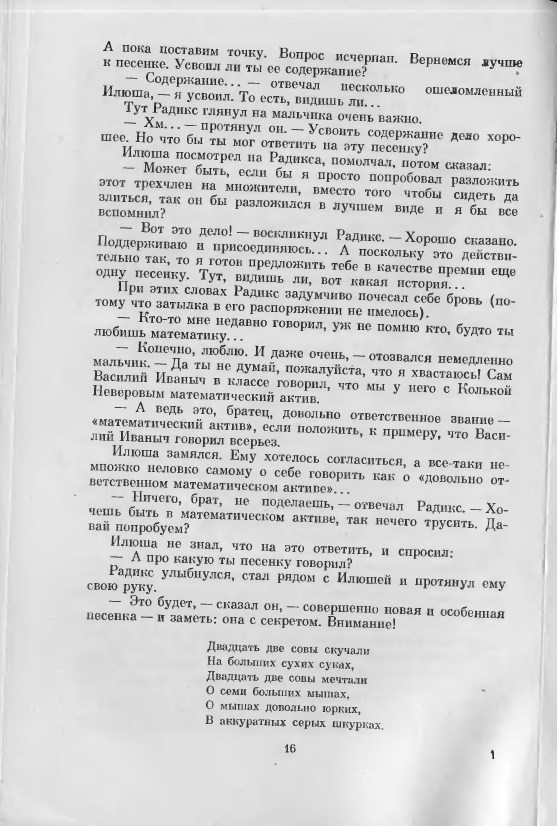
#> input picture images/dvurog_p017.png, 1671 x 2477 px (shown at 1/3 size)
$ jupyter execute --allow-errors skew_detection_visualization.ipynb
#> lines starting #> are read from the running program, lines starting #| are printed output that depends on the picture
#> further down, img is the input picture: shape (2477, 1671, 3); min 0, max 255, mean 209.3
#| Image size: 1671x2477
### src/ocr_reflow/skew_detection.py
"""
Skew Detection and Correction Module

Implementation of MCCSD (Modified Cross-Correlation Skew Detection) algorithm
based on the paper: "A Robust Skew Detection Algorithm for Grayscale Document Image"
by Ming Chen and Xiaoqing Ding, Tsinghua University.

The algorithm uses horizontal and vertical cross-correlation to detect skew in
document images, handles both horizontal and vertical text layouts, and uses
randomly selected regions for efficiency.
"""

import logging
import numpy as np
import cv2
from typing import Tuple, Optional
import random

logger = logging.getLogger(__name__)


def calculate_vertical_cross_correlation(image: np.ndarray, d: int, s_range: int) -> np.ndarray:
    """
    Calculate vertical cross-correlation (VCC) for the entire image.

    VCC measures correlation between vertical lines separated by distance d,
    shifted by various s values.

    Args:
        image: Grayscale image (H x W)
        d: Distance between two vertical lines
        s_range: Range of shift values to test [-s_range, +s_range]

    Returns:
        R(s): Cross-correlation values for each shift s
    """
    height, width = image.shape
    R = np.zeros(2 * s_range + 1, dtype=np.float64)

    # For each shift value s
    for s_idx, s in enumerate(range(-s_range, s_range + 1)):
        correlation = 0.0
        count = 0

        # Sum over all pairs of vertical lines with distance d
        for x0 in range(width - d):
            # Calculate valid y range considering shift s
            if s >= 0:
                y_start = 0
                y_end = height - s
            else:
                y_start = -s
                y_end = height

            if y_end > y_start:
                # Calculate correlation between line at x0 and line at x0+d with shift s
                line1 = image[y_start:y_end, x0].astype(np.float64)
                line2 = image[y_start + s:y_end + s, x0 + d].astype(np.float64)

                # Normalize: subtract mean and divide by std to make correlation scale-independent
                mean1, std1 = line1.mean(), line1.std()
                mean2, std2 = line2.mean(), line2.std()

                if std1 > 1e-10 and std2 > 1e-10:  # Avoid division by zero
                    line1_norm = (line1 - mean1) / std1
                    line2_norm = (line2 - mean2) / std2
                    correlation += np.sum(line1_norm * line2_norm)
                    count += 1

        R[s_idx] = correlation / max(count, 1)

    return R


def calculate_horizontal_cross_correlation(image: np.ndarray, d: int, s_range: int) -> np.ndarray:
    """
    Calculate horizontal cross-correlation (HCC) for the entire image.

    HCC measures correlation between horizontal lines separated by distance d,
    shifted by various s values.

    Args:
        image: Grayscale image (H x W)
        d: Distance between two horizontal lines
        s_range: Range of shift values to test [-s_range, +s_range]

    Returns:
        R(s): Cross-correlation values for each shift s
    """
    height, width = image.shape
    R = np.zeros(2 * s_range + 1, dtype=np.float64)

    # For each shift value s
    for s_idx, s in enumerate(range(-s_range, s_range + 1)):
        correlation = 0.0
        count = 0

        # Sum over all pairs of horizontal lines with distance d
        for y0 in range(height - d):
            # Calculate valid x range considering shift s
            if s >= 0:
                x_start = 0
                x_end = width - s
            else:
                x_start = -s
                x_end = width

            if x_end > x_start:
                # Calculate correlation between line at y0 and line at y0+d with shift s
                line1 = image[y0, x_start:x_end].astype(np.float64)
                line2 = image[y0 + d, x_start + s:x_end + s].astype(np.float64)

                # Normalize: subtract mean and divide by std to make correlation scale-independent
                mean1, std1 = line1.mean(), line1.std()
                mean2, std2 = line2.mean(), line2.std()

                if std1 > 1e-10 and std2 > 1e-10:  # Avoid division by zero
                    line1_norm = (line1 - mean1) / std1
                    line2_norm = (line2 - mean2) / std2
                    correlation += np.sum(line1_norm * line2_norm)
                    count += 1

        R[s_idx] = correlation / max(count, 1)

    return R


def calculate_total_variation(R: np.ndarray) -> float:
    """
    Calculate total variation of cross-correlation function.

    Total variation is the sum of absolute differences between consecutive values.
    This helps determine whether the correlation function has distinct peaks.

    Args:
        R: Cross-correlation values

    Returns:
        Total variation ΔR(±S)
    """
    return np.sum(np.abs(np.diff(R)))


def find_peaks(R: np.ndarray, s_range: int, min_prominence: float = 0.1) -> list:
    """
    Find peaks in cross-correlation function.

    Args:
        R: Cross-correlation values
        s_range: Range of shift values
        min_prominence: Minimum prominence for peak detection (relative to max value)

    Returns:
        List of (s_value, peak_value) tuples
    """
    peaks = []

    # Find local maxima - any point higher than its neighbors
    for i in range(1, len(R) - 1):
        if R[i] > R[i-1] and R[i] > R[i+1]:
            s_value = i - s_range  # Convert index to actual s value
            peaks.append((s_value, R[i]))

    # If no peaks found, the function is too flat - find the global maximum
    if not peaks:
        max_idx = np.argmax(R)
        s_value = max_idx - s_range
        peaks.append((s_value, R[max_idx]))

    # Sort by peak value (descending)
    peaks.sort(key=lambda x: x[1], reverse=True)

    return peaks


def detect_skew_in_region(region: np.ndarray, d: int, s_range: int, d_prime: int = None) -> Optional[float]:
    """
    Detect skew angle in a single region.

    Args:
        region: Image region (grayscale)
        d: Distance between lines for first correlation
        s_range: Range of shift values
        d_prime: Distance for auxiliary peak resolution (optional)

    Returns:
        Detected skew angle in degrees, or None if region is unsuitable
    """
    # Calculate both HCC and VCC
    R_V = calculate_vertical_cross_correlation(region, d, s_range)
    R_H = calculate_horizontal_cross_correlation(region, d, s_range)

    # Calculate total variations
    delta_V = calculate_total_variation(R_V)
    delta_H = calculate_total_variation(R_H)

    # Check if region has distinct peaks (suitable for skew detection)
    # Since we're using normalized correlation, the variation scale is different
    # A minimum variation of 10 is reasonable for normalized values
    min_variation_threshold = 10.0

    if delta_V < min_variation_threshold and delta_H < min_variation_threshold:
        logger.debug(f"Region unsuitable: delta_V={delta_V:.2f}, delta_H={delta_H:.2f}")
        return None

    # Choose the correlation function with larger variation
    if delta_V > delta_H:
        # Horizontal text layout (use VCC)
        R_selected = R_V
        is_horizontal = True
    else:
        # Vertical text layout (use HCC)
        R_selected = R_H
        is_horizontal = False

    # Find peaks in selected correlation function
    peaks = find_peaks(R_selected, s_range)

    if not peaks:
        logger.debug("No peaks found in correlation function")
        return None

    # Get the primary peak
    s_p, _ = peaks[0]

    # Calculate skew angle
    if s_p == 0:
        angle = 0.0
    else:
        angle = np.arctan(s_p / d) * 180.0 / np.pi

    # If there are multiple peaks (auxiliary peaks), resolve using different d
    if len(peaks) > 1 and d_prime is not None and d_prime != d:
        # Recalculate with different d
        if is_horizontal:
            R_prime = calculate_vertical_cross_correlation(region, d_prime, s_range)
        else:
            R_prime = calculate_horizontal_cross_correlation(region, d_prime, s_range)

        peaks_prime = find_peaks(R_prime, s_range)

        if peaks_prime:
            # Find matching angle
            s_p_prime, _ = peaks_prime[0]
            angle_prime = np.arctan(s_p_prime / d_prime) * 180.0 / np.pi

            # If angles are close, use the average
            if abs(angle - angle_prime) < 1.0:
                angle = (angle + angle_prime) / 2.0

    logger.debug(f"Region angle: {angle:.2f}° (horizontal layout: {is_horizontal})")
    return angle


# [154 lines left out: function detect_skew_in_text_regions, not called in this run]


def detect_skew(image: np.ndarray,
                d: int = 75,
                s_range: int = 25,
                d_prime: int = 50,
                region_size: int = 150,
                num_regions: int = 9,
                max_attempts: int = 50) -> float:
    """
    Detect skew angle in document image using MCCSD algorithm.

    Args:
        image: Input image (grayscale or color, will be converted to grayscale)
        d: Distance between lines for correlation (default: 75)
        s_range: Range of shift values (default: 25, gives ±18.43° range)
        d_prime: Alternative distance for auxiliary peak resolution (default: 50)
        region_size: Size of randomly selected regions (default: 150x150)
        num_regions: Number of regions to analyze (default: 9)
        max_attempts: Maximum attempts to find suitable regions (default: 50)

    Returns:
        Detected skew angle in degrees
    """
#> called with d = 75, s_range = 25, d_prime = 50, region_size = 150, num_regions = 9, max_attempts = 50
    # Convert to grayscale if needed
    if len(image.shape) == 3:
        gray = cv2.cvtColor(image, cv2.COLOR_BGR2GRAY)
    else:
        gray = image.copy()

    height, width = gray.shape

    # Check if image is large enough
    if height < region_size or width < region_size:
        logger.warning(f"Image too small for region-based detection, using entire image")
        angle = detect_skew_in_region(gray, d, s_range, d_prime)
        return angle if angle is not None else 0.0

    # Collect angles from multiple regions
    detected_angles = []
    attempts = 0

    while len(detected_angles) < num_regions and attempts < max_attempts:
        attempts += 1

        # Randomly select a region
        x = random.randint(0, width - region_size)
        y = random.randint(0, height - region_size)
        region = gray[y:y+region_size, x:x+region_size]

        # Detect skew in this region
        angle = detect_skew_in_region(region, d, s_range, d_prime)

        if angle is not None:
            detected_angles.append(angle)
            logger.debug(f"Region {len(detected_angles)}/{num_regions}: angle = {angle:.2f}°")
#> this loop made 9 passes
#> (delta_V in detect_skew_in_region, delta_H in detect_skew_in_region, s_p in detect_skew_in_region, angle, peaks_prime in detect_skew_in_region, s_p_prime in detect_skew_in_region, angle_prime in detect_skew_in_region) on passes 1, 5, 8: (80.8, 47.92, 3, 2.29, [(1, 24.01), (8, 17.18), (-5, 16.99), (-19, -7.98)], 1, 1.15), (113.4, 32.05, 3, 2.29, [(0, 27.34), (-4, 25.01), (10, 11.2), (24, -14.98)], 0, 0), (108.4, 75.89, 2, 1.91, [(2, 25.5), (-4, 19.04), (-23, -1.18), (19, -2.38)], 2, 2.29)
#> pass 1, in detect_skew, `region = gray[y:y+region_size, x:x+region_size]`:
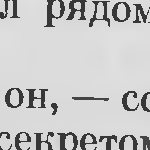
#> region: shape (150, 150); min 55, max 224, mean 198.1
#> pass 3, in detect_skew, `region = gray[y:y+region_size, x:x+region_size]`:
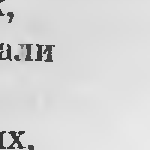
#> region: shape (150, 150); min 55, max 234, mean 216.6
#> after the loop:
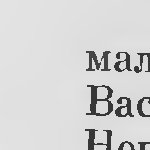
#> region: shape (150, 150); min 55, max 227, mean 211.1
#> after the loop, attempts = 9; detected_angles = [2.29, 0, -12.04, 2.29, 2.29, 2.29, 2.29, 1.91, 2.29]

    if not detected_angles:
        logger.info("No valid regions found, trying full image detection")
        full_image_angle = detect_skew_in_region(gray, d, s_range, d_prime)
        if full_image_angle is not None:
            logger.info(f"Detected skew angle (full image): {full_image_angle:.2f}°")
            logger.info("Detected skew angle: %.2f° (from full image)", full_image_angle)
            return full_image_angle
        else:
            logger.warning("No suitable regions found for skew detection")
            return 0.0

    # If we have very few valid regions, also try full image and compare
    if len(detected_angles) < max(3, num_regions // 2):
        logger.info(f"Only {len(detected_angles)} valid regions, also checking full image")
        full_image_angle = detect_skew_in_region(gray, d, s_range, d_prime)
        if full_image_angle is not None:
            # Add full image result to the mix
            detected_angles.append(full_image_angle)
            detected_angles.append(full_image_angle)  # Weight it more
            logger.info(f"Full image detection: {full_image_angle:.2f}°")

    # Vote: use median of detected angles
    final_angle = np.median(detected_angles)
#> final_angle = 2.29

    logger.info(f"Detected skew angle: {final_angle:.2f}° (from {len(detected_angles)} measurements)")
    logger.info("Detected skew angle: %.2f° (from %d measurements)", final_angle, len(detected_angles))

    return final_angle


# [142 lines left out: functions rotate_image, detect_skew_hough, detect_and_correct_skew, not called in this run]

### src/ocr_reflow/layout.py
"""Document layout analysis using YOLO-based detection.

Runs doclayout-yolo and YOLOv26-nano in ensemble: doclayout-yolo does
the primary detection (two-pass at conf 0.51/0.25), then YOLOv26-nano
adds regions that doclayout-yolo missed, deduplicated via IoU.
Returns list of (Polygon, label_str) pairs in reading order."""

import logging
import time
from shapely.geometry import box
from shapely.ops import unary_union
import networkx as nx
from collections import defaultdict
from pathlib import Path
import cv2

logger = logging.getLogger(__name__)

# ============================================================================
# PERFORMANCE OPTIMIZATION: Model Caching
# YOLO model loading is expensive. Cache it as a module-level singleton.
# ============================================================================
_CACHED_YOLO_MODEL = None
_CACHED_YOLO_DEVICE = None
_CACHED_YOLO26_MODEL = None

# YOLOv26 model path on HuggingFace
_YOLO26_REPO = "Armaggheddon/yolo26-document-layout"
_YOLO26_FILENAME = "yolo26n_doc_layout.pt"  # nano by default, small/medium also available

# Mapping from YOLOv26 class names to doclayout-yolo class names
_YOLO26_TO_DOCLAYOUT = {
    "Text": "plain text",
    "Title": "title",
    "Section-header": "title",
    "Picture": "figure",
    "Formula": "isolate_formula",
    "Table": "table",
    "Caption": "figure_caption",
    "List-item": "plain text",
    "Page-header": "abandon",
    "Page-footer": "abandon",
    "Footnote": "abandon",
}

# Import device_utils with conditional logic for script/module execution
try:
    from device_utils import get_device_for_yolo
except ImportError:
    try:
        from .device_utils import get_device_for_yolo
    except ImportError:
        # Fallback if device_utils not available
        def get_device_for_yolo(model):
            return "cpu"
        logger.warning("device_utils not available in layout.py, defaulting to CPU")

# Try to import doclayout_yolo - it's optional
try:
    from doclayout_yolo import YOLOv10
    DOCLAYOUT_AVAILABLE = True
except ImportError:
    YOLOv10 = None
    DOCLAYOUT_AVAILABLE = False
    logger.warning("doclayout_yolo is not installed. Layout analysis will not be available. Install it with: pip install doclayout-yolo")

# Try to import ultralytics (YOLOv26) - optional
try:
    from ultralytics import YOLO as YOLO_ULTRALYTICS
    ULTRALYTICS_AVAILABLE = True
except ImportError:
    YOLO_ULTRALYTICS = None
    ULTRALYTICS_AVAILABLE = False

# Get the path to the model file in the project
MODEL_PATH = Path(__file__).parent.parent.parent / "models" / "doclayout_yolo_docstructbench_imgsz1024.pt"


def get_yolo_model():
    """
    Get or create the cached YOLO model.

    PERFORMANCE OPTIMIZATION: Models take seconds to load from disk.
    Cache the model as a module-level singleton so it's only loaded once
    per Python session.

    Returns:
        YOLOv10: The cached YOLO model, or None if unavailable
    """
    global _CACHED_YOLO_MODEL, _CACHED_YOLO_DEVICE

    if _CACHED_YOLO_MODEL is not None:
        logger.debug(f"Using cached YOLO model on device: {_CACHED_YOLO_DEVICE}")
        return _CACHED_YOLO_MODEL

    if not DOCLAYOUT_AVAILABLE:
        logger.error("doclayout_yolo is not available")
        return None

    if not MODEL_PATH.exists():
        logger.error(f"Model file not found at {MODEL_PATH}")
        return None

    try:
        logger.info("Loading YOLO model (first time - will be cached)...")
        model = YOLOv10(str(MODEL_PATH))
        device = get_device_for_yolo(model)
        logger.debug(f"Device for YOLOv10 determined: {device}")
        model = model.to(device)
        logger.info(f"YOLO model loaded on device: {device}")

        # Cache for future use
        _CACHED_YOLO_MODEL = model
        _CACHED_YOLO_DEVICE = device

        return model
    except Exception as e:
        logger.error(f"Failed to load YOLOv10 model from {MODEL_PATH}: {e}")
        return None


# [399 lines left out: functions get_yolo26_model, find_grouped_bounding_boxes, _layout_from_det_res, not called in this run]


def layout(image_path):
    """
    Perform layout analysis on an image.

    PERFORMANCE OPTIMIZATION: Uses cached model to avoid reloading.

    Args:
        image_path: Path to the image file

    Returns:
        List of (geometry, type) tuples for detected layout elements
    """
    model = get_yolo_model()

    if model is None:
        raise RuntimeError(
            "doclayout_yolo is not available. Install it with: pip install doclayout-yolo. "
            "If installed, make sure the model file exists at: " + str(MODEL_PATH)
        )

    device = _CACHED_YOLO_DEVICE if _CACHED_YOLO_DEVICE else get_device_for_yolo(model)

    det_res = model.predict(
        image_path,
        imgsz=1024,
        conf=0.51,
        device=device,
    )

    img = cv2.imread(str(image_path))
    if img is None:
        raise ValueError(f"Failed to read image: {image_path}")
    img_height, img_width = img.shape[:2]

    return _layout_from_det_res(det_res, img_height, img_width)


# [219 lines left out: functions _layout_from_array_doclayout, _layout_from_array_yolo26, layout_from_array, not called in this run]

### notebooks/skew_detection_visualization.ipynb
# Skew Detection Algorithm Visualization

This notebook visualizes all steps of the MCCSD (Modified Cross-Correlation Skew Detection) algorithm.

## Steps:
1. Load image and run layout analysis
2. Filter to text regions only
3. Calculate cross-correlations (VCC and HCC)
4. Find peaks in correlation functions
5. Detect skew angle
6. Apply correction
7. Compare before/after

[cell 1]
import sys
import os
import numpy as np
import cv2
import matplotlib.pyplot as plt
import matplotlib.patches as patches
from pathlib import Path

# Add src to path
sys.path.insert(0, str(Path.cwd().parent / 'src'))

from ocr_reflow.layout import layout
from ocr_reflow.skew_detection import (
    calculate_vertical_cross_correlation,
    calculate_horizontal_cross_correlation,
    calculate_total_variation,
    find_peaks,
    detect_skew_in_region,
    detect_skew_in_text_regions,
    rotate_image
)

# Set up matplotlib
plt.rcParams['figure.figsize'] = (15, 8)
plt.rcParams['font.size'] = 10

print("✓ Imports successful")

## 1. Load Image and Run Layout Analysis

[cell 2]
# Choose an image to analyze
image_path = '../images/dvurog_p017.png'  # Change this to test different images
# Other examples:
# image_path = '../images/sedg_p598.png'
# image_path = '../images/dvurog_p021.png'

print(f"Loading image: {image_path}")
img = cv2.imread(image_path)
img_rgb = cv2.cvtColor(img, cv2.COLOR_BGR2RGB)
gray = cv2.cvtColor(img, cv2.COLOR_BGR2GRAY)

print(f"Image size: {img.shape[1]}x{img.shape[0]}")

# Display original image
plt.figure(figsize=(12, 8))
plt.imshow(img_rgb)
plt.title('Original Image')
plt.axis('off')
plt.tight_layout()
plt.show()

[cell 3]
# Run layout analysis
print("Running layout analysis...")
#> (the rest of this cell did not finish here and is left out)

## 2. Visualize Layout Boxes

[cell 4]
# Visualize layout with color coding
fig, ax = plt.subplots(1, 1, figsize=(15, 10))
ax.imshow(img_rgb)

# Color scheme
colors = {
    "plain text": 'lime',
    "title": 'cyan',
    "figure": 'red',
    "figure_caption": 'orange',
    "figure_and_caption": 'red',
    "table": 'magenta',
    "table_caption": 'pink',
    "table_and_caption": 'magenta',
    "isolate_formula": 'yellow',
    "formula_caption": 'gold',
    "isolate_formula_and_caption": 'yellow',
    "abandon": 'gray'
}

#> (the rest of this cell did not finish here and is left out)

## 3. Extract and Visualize Sample Text Regions

#> (a cell that did not finish here is left out)

## 4. Calculate Cross-Correlations for a Sample Region

#> (a cell that did not finish here is left out)

## 5. Visualize Cross-Correlation Functions

#> (a cell that did not finish here is left out)

## 6. Full Skew Detection (All Text Regions)

[cell 8]
# Run full skew detection on all text regions
print("Running skew detection on all text regions...")
#> (the rest of this cell did not finish here and is left out)

## 7. Apply Skew Correction

#> (a cell that did not finish here is left out)

## 8. Detailed Region Analysis (Optional)

[cell 10]
# Analyze multiple regions and show angle distribution
print("Analyzing multiple random regions from text boxes...")

region_angles = []
region_size = 150
num_samples = 15

#> (the rest of this cell did not finish here and is left out)

## 9. Compare with Full-Image Detection

[cell 11]
# Compare text-region vs full-image detection
from ocr_reflow.skew_detection import detect_skew

print("Comparing detection methods...\n")

# Full image detection
full_image_angle = detect_skew(img)
#> full_image_angle = 2.29

# Text region detection (already computed)
#> (the rest of this cell did not finish here and is left out)

## 10. Save Corrected Image (Optional)

#> (a cell that did not finish here is left out)

## Summary

This notebook demonstrates the complete skew detection pipeline:

1. **Layout Analysis**: Identifies text regions vs figures/formulas
2. **Text-Only Detection**: Analyzes only plain text and title boxes
3. **Cross-Correlation**: Calculates VCC and HCC to find text line patterns
4. **Peak Detection**: Identifies the shift that maximizes correlation
5. **Angle Calculation**: Converts peak shift to rotation angle
6. **Validation**: Checks consistency and avoids false positives
7. **Correction**: Applies rotation to deskew the document

### Key Advantages of Text-Region Method:
- ✅ Ignores figures, formulas, and tables
- ✅ More accurate on mixed-content pages
- ✅ Conservative validation prevents false positives
- ✅ Works well with minimal text content
